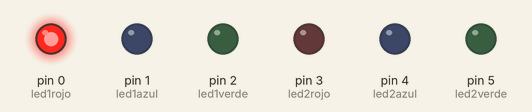
Recording of a sketch running on a simulated Arduino Uno, built with avr-gcc and run on an emulated ATmega328P. On the bench: output pins drawn as LEDs (lit = HIGH).

Above: at 0.2 s.
At 1.2 s:
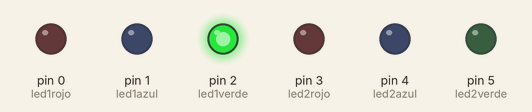
At 2.2 s:
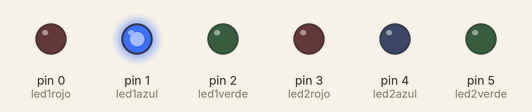
At 4.2 s:
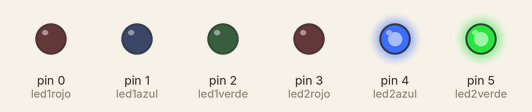
At 6.2 s:
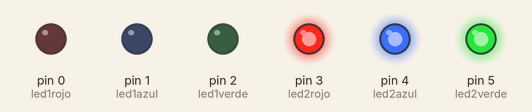
At 8.7 s:
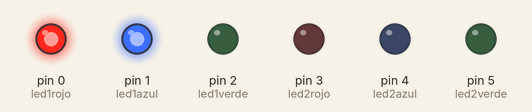
Timing chart, 0 to 9.1 s (numbered marks = the images above):
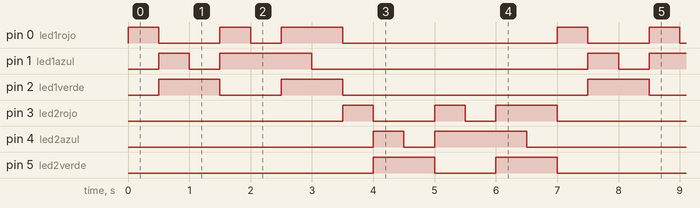

The sketch:

guia_manejo_digital5.ino
```cpp
// e) Prender 2 led RGB de tal manera que uno
//quede prendido y otro apagado y muestren
//cada uno cuando prenda esta seria de colores,
//rojo, cian, verde, magenta, azul, blanco,
//amarillo

//led 1
#define led1rojo   0
#define led1azul   1
#define led1verde  2

//led 2
#define led2rojo   3
#define led2azul   4
#define led2verde  5

void setup()
{
  pinMode(led1rojo, OUTPUT);
  pinMode(led1azul, OUTPUT);
  pinMode(led1verde, OUTPUT);
  pinMode(led2rojo, OUTPUT);
  pinMode(led2azul, OUTPUT);
  pinMode(led2verde, OUTPUT);

}

void loop()
{
  ////////// colores y apagado led 1/////////
  	// rojo
  digitalWrite(led1rojo, HIGH);
  delay(500);
  digitalWrite(led1rojo, LOW);

    // cian

  digitalWrite(led1verde, HIGH);
  digitalWrite(led1azul, HIGH);
  delay(500);
  digitalWrite(led1verde, LOW);
  digitalWrite(led1azul, LOW);

    // verde
  digitalWrite(led1verde, HIGH);
  delay(500);
  digitalWrite(led1verde, LOW);

    // magenta
  digitalWrite(led1azul, HIGH);
  digitalWrite(led1rojo, HIGH);
  delay(500);
  digitalWrite(led1azul, LOW);
  digitalWrite(led1rojo, LOW);

    // azul
  digitalWrite(led1azul, HIGH);
  delay(500);
  digitalWrite(led1azul, LOW);

    // blanco
  digitalWrite(led1rojo, HIGH);
  digitalWrite(led1azul, HIGH);
  digitalWrite(led1verde, HIGH);
  delay(500);
  digitalWrite(led1rojo, LOW);
  digitalWrite(led1azul, LOW);
  digitalWrite(led1verde, LOW);

    // amarillo
  digitalWrite(led1rojo, HIGH);
  digitalWrite(led1verde, HIGH);
  delay(500);
  digitalWrite(led1rojo, LOW);
  digitalWrite(led1verde, LOW);

  ////////// colores y apagado led 2/////////
  	// rojo
  digitalWrite(led2rojo, HIGH);
  delay(500);
  digitalWrite(led2rojo, LOW);

    // cian

  digitalWrite(led2verde, HIGH);
  digitalWrite(led2azul, HIGH);
  delay(500);
  digitalWrite(led2verde, LOW);
  digitalWrite(led2azul, LOW);

    // verde
  digitalWrite(led2verde, HIGH);
  delay(500);
  digitalWrite(led2verde, LOW);

    // magenta
  digitalWrite(led2azul, HIGH);
  digitalWrite(led2rojo, HIGH);
  delay(500);
  digitalWrite(led2azul, LOW);
  digitalWrite(led2rojo, LOW);

    // azul
  digitalWrite(led2azul, HIGH);
  delay(500);
  digitalWrite(led2azul, LOW);

    // blanco
  digitalWrite(led2rojo, HIGH);
  digitalWrite(led2azul, HIGH);
  digitalWrite(led2verde, HIGH);
  delay(500);
  digitalWrite(led2rojo, LOW);
  digitalWrite(led2azul, LOW);
  digitalWrite(led2verde, LOW);

    // amarillo
  digitalWrite(led2rojo, HIGH);
  digitalWrite(led2verde, HIGH);
  delay(500);
  digitalWrite(led2rojo, LOW);
  digitalWrite(led2verde, LOW);

}
```

Measured:
- by itself, pin 0 (led1rojo), pin 3 (led2rojo): repeats every 7.0 s: LOW 1.0 s, HIGH 0.50 s, LOW 0.50 s, HIGH 1.0 s, LOW 3.5 s, HIGH 0.50 s
- by itself, pin 1 (led1azul), pin 4 (led2azul): repeats every 7.0 s: LOW 0.50 s, HIGH 1.5 s, LOW 4.5 s, HIGH 0.50 s
- by itself, pin 2 (led1verde), pin 5 (led2verde): repeats every 7.0 s: LOW 1.0 s, HIGH 1.0 s, LOW 4.0 s, HIGH 1.0 s
